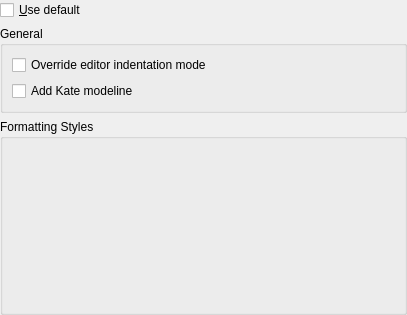
<?xml version="1.0" encoding="UTF-8"?>
<ui version="4.0">
 <class>SourceFormatter::ProjectConfigPage</class>
 <widget class="QWidget" name="SourceFormatter::ProjectConfigPage">
  <property name="geometry">
   <rect>
    <x>0</x>
    <y>0</y>
    <width>407</width>
    <height>315</height>
   </rect>
  </property>
  <layout class="QVBoxLayout" stretch="0,0,1">
   <property name="leftMargin">
    <number>0</number>
   </property>
   <property name="topMargin">
    <number>0</number>
   </property>
   <property name="rightMargin">
    <number>0</number>
   </property>
   <property name="bottomMargin">
    <number>0</number>
   </property>
   <item>
    <widget class="QCheckBox" name="kcfg_useDefault">
     <property name="text">
      <string comment="@option:check">&amp;Use default</string>
     </property>
    </widget>
   </item>
   <item>
    <widget class="QGroupBox" name="generalGroupBox">
     <property name="title">
      <string comment="@title:group">General</string>
     </property>
     <layout class="QVBoxLayout">
      <item>
       <widget class="QCheckBox" name="kcfg_overrideKateIndentation">
        <property name="toolTip">
         <string comment="@info:tooltip">Override the editor indentation mode according to the formatting style for documents without a Kate modeline.</string>
        </property>
        <property name="text">
         <string comment="@option:check">Override editor indentation mode</string>
        </property>
       </widget>
      </item>
      <item>
       <widget class="QCheckBox" name="kcfg_modelinesEnabled">
        <property name="toolTip">
         <string comment="@info:tooltip">Add a Kate modeline according to the formatting style to formatted documents.</string>
        </property>
        <property name="text">
         <string comment="@option:check">Add Kate modeline</string>
        </property>
       </widget>
      </item>
     </layout>
    </widget>
   </item>
   <item>
    <widget class="QGroupBox" name="formattinStylesGroupBox">
     <property name="title">
      <string comment="@title:group">Formatting Styles</string>
     </property>
     <layout class="QVBoxLayout" name="verticalLayout">
      <item>
       <widget class="KDevelop::SourceFormatterSelectionEdit" name="formatterSelectionEdit" native="true"/>
      </item>
     </layout>
    </widget>
   </item>
  </layout>
 </widget>
 <customwidgets>
  <customwidget>
   <class>KDevelop::SourceFormatterSelectionEdit</class>
   <extends>QWidget</extends>
   <header>sourceformatterselectionedit.h</header>
   <container>1</container>
  </customwidget>
 </customwidgets>
 <resources/>
 <connections/>
</ui>
